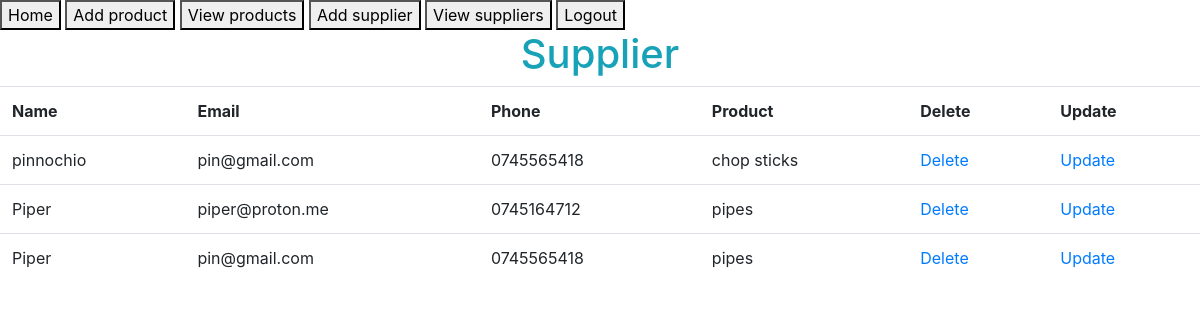
Page /suppliers/ (signed in) on the committed database.
### djangoRegistration/models.py (models this page shows)
class Supplier(models.Model):
    sup_name = models.CharField(max_length=30,
                                blank=False, null=False)
    sup_email = models.EmailField(max_length=30,
                                  blank=False, null=False)
    sup_phone = models.CharField(max_length=30,
                                 blank=False, null=False)
    sup_product = models.CharField(max_length=30,
                                   blank=False, null=False)

### djangoRegistration/views.py (the view)
# urls.py: path('suppliers/', general_views.view_suppliers, name='suppliers'),
@login_required
def view_suppliers(request):
    suppliers = Supplier.objects.all()
    context = {'suppliers': suppliers}
    return render(request, 'suppliers.html', context)

### templates/suppliers.html
{% extends 'base.html' %}
{% block content %}
    <section class="products-section">
        <div class="products-section-container">
            <h1 class="text-info text-center">Supplier</h1>
            <table class="table">
                <tr>
                    <th>Name</th>
                    <th>Email</th>
                    <th>Phone</th>
                    <th>Product</th>
                    <th>Delete</th>
                    <th>Update</th>
                </tr>
                {% for supplier in suppliers %}
                    <tr>
                        <td>{{ supplier.sup_name }}</td>
                        <td>{{ supplier.sup_email }}</td>
                        <td>{{ supplier.sup_phone }}</td>
                        <td>{{ supplier.sup_product }}</td>
                        <td><a href="/delete-supplier/{{ supplier.id }}">Delete</a></td>
                        <td><a href="/update-supplier/{{ supplier.id }}">Update</a></td>
                    </tr>
                {% endfor %}
            </table>
        </div>
    </section>
{% endblock %}

### rows in the picture
Supplier: sup_name "pinnochio", sup_email "pin@gmail.com", sup_phone "0745565418", sup_product "chop sticks"
Supplier: sup_name "Piper", sup_email "piper@proton.me", sup_phone "0745164712", sup_product "pipes"
Supplier: sup_name "Piper", sup_email "pin@gmail.com", sup_phone "0745565418", sup_product "pipes"
